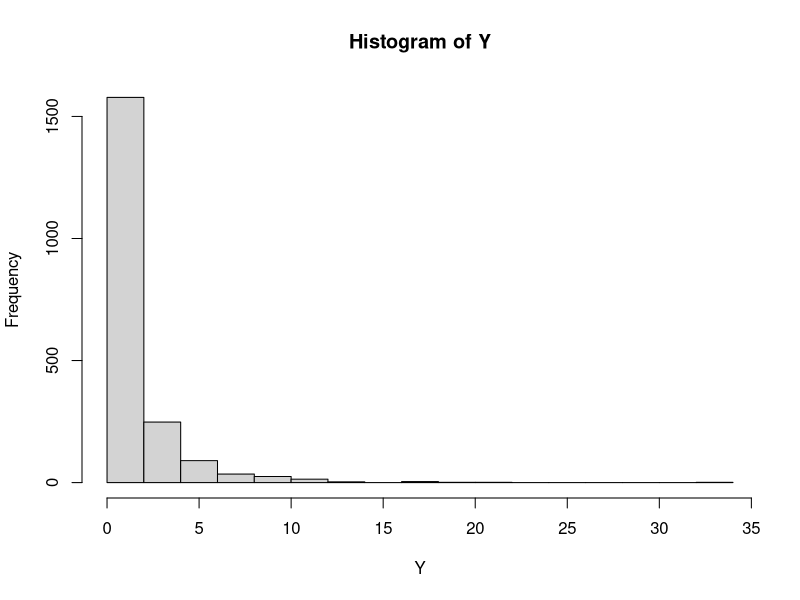

This figure's R source: (Note: this script raises an error after producing the figure.)
## Lognormal

n <- 2000
phi <- 0.7
beta <- c(1,0.5)
sigma <- 0.5
x <- rnorm(n)
X <- model.matrix(~x)
mu <- drop(X %*% beta)
o <- rnorm(n, mu, sigma)
z <- rbinom(n, 1, 1-phi)
Z <- matrix(1, n, 1)
Y <- z * exp(o)
hist(Y)

m2 <- zi.fit(Y, X, Z, distr="lognorm", type="ML")
m2$ML$coef
c(beta, log(sigma), qlogis(phi))
lapply(zi.fit(Y, X, Z, distr="lognorm", type=c("ML","CL","PL")), "[[", "coef")



## Poisson

n <- 2000
phi <- 0.7
beta <- c(1,0.5)
x <- rnorm(n)
X <- model.matrix(~x)
mu <- drop(X %*% beta)
z <- rbinom(n, 1, 1-phi)
Z <- matrix(1, n, 1)
Y <- rpois(n, exp(mu) * z)
plot(table(Y))

library(pscl)
m1 <- zeroinfl(Y ~ x | 1, dist="poisson")
m2 <- zi.fit(Y, X, Z, distr="pois", type="ML")
coef(m1)
m2$ML$coef
c(beta, qlogis(phi))

lapply(zi.fit(Y, X, Z, distr="pois", type=c("ML","CL","PL")), "[[", "coef")

## testing fit
clpl <- zi.fit(Y, X, Z, distr="pois", type=c("CL","PL"))
cl <- zi.fit(Y, X, Z, distr="pois", type="CL")
pl <- zi.fit(Y, X, Z, distr="pois", type="PL", fit=cl)


## NegBin

n <- 2000
phi <- 0.7
beta <- c(1,0.5)
x <- rnorm(n)
X <- model.matrix(~x)
mu <- drop(X %*% beta)
z <- rbinom(n, 1, 1-phi)
Z <- matrix(1, n, 1)
theta <- 0.1

lambda <- drop(exp(X %*% beta))
A <- rbinom(n, 1, 1-phi)
#Y <- stats:::rnbinom(n, size=1/gvar, prob=1/(1+gvar*lambda*A))
Y <- stats:::rnbinom(n, size=theta, mu=lambda*A)
table(Y)

library(pscl)
m1 <- zeroinfl(Y ~ x | 1, dist="negbin")
m2 <- zi.fit(Y, X, Z, distr="negbin", type="ML")
coef(m1)
log(m1$theta)
m2$ML$coef
c(beta, log(theta), qlogis(phi))

lapply(zi.fit(Y, X, Z, distr="negbin", type=c("ML","CL","PL")), "[[", "coef")

## Beta

n <- 2000
phi <- 0.7
beta <- c(1,0.5)
x <- rnorm(n)
X <- model.matrix(~x)
mu <- plogis(drop(X %*% beta))
z <- rbinom(n, 1, 1-phi)
Z <- matrix(1, n, 1)
gamma <- 2
a <- mu * gamma
b <- (1 - mu) * gamma
rb <- rbeta(n, a, b)
Y <- ifelse(z == 0, z, rb)
hist(Y)

m2 <- zi.fit(Y, X, Z, distr="beta", type="ML")
m2$ML$coef
c(beta, log(gamma), qlogis(phi))
lapply(zi.fit(Y, X, Z, distr="beta", type=c("ML","CL","PL")), "[[", "coef")

## Binomial

n <- 2000
phi <- 0.7
beta <- c(1,0.5)
x <- rnorm(n)
X <- model.matrix(~x)
mu <- plogis(drop(X %*% beta))
z <- rbinom(n, 1, 1-phi)
Z <- matrix(1, n, 1)
N <- rep(4, n)
W <- rbinom(n, N, mu)
Y <- ifelse(z == 0, z, W)
hist(Y)

m2 <- zi.fit(Y, X, Z, distr="binom", type="ML", N=N)
m2$ML$coef
c(beta, qlogis(phi))
lapply(zi.fit(Y, X, Z, distr="binom", type=c("ML","CL","PL"), N=N), "[[", "coef")
